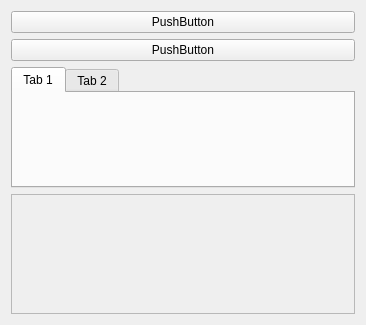
<?xml version="1.0" encoding="UTF-8"?>
<ui version="4.0">
 <class>Container_01Class</class>
 <widget class="QWidget" name="Container_01Class">
  <property name="geometry">
   <rect>
    <x>0</x>
    <y>0</y>
    <width>366</width>
    <height>325</height>
   </rect>
  </property>
  <property name="windowTitle">
   <string>Container_01Class</string>
  </property>
  <layout class="QVBoxLayout" name="verticalLayout">
   <item>
    <widget class="QPushButton" name="pushButton">
     <property name="text">
      <string>PushButton</string>
     </property>
    </widget>
   </item>
   <item>
    <widget class="QPushButton" name="pushButton_2">
     <property name="text">
      <string>PushButton</string>
     </property>
    </widget>
   </item>
   <item>
    <widget class="QTabWidget" name="tabWidget">
     <widget class="QWidget" name="tab">
      <attribute name="title">
       <string>Tab 1</string>
      </attribute>
     </widget>
     <widget class="QWidget" name="tab_2">
      <attribute name="title">
       <string>Tab 2</string>
      </attribute>
     </widget>
    </widget>
   </item>
   <item>
    <widget class="QScrollArea" name="scrollArea">
     <property name="widgetResizable">
      <bool>true</bool>
     </property>
     <widget class="QWidget" name="scrollAreaWidgetContents">
      <property name="geometry">
       <rect>
        <x>0</x>
        <y>0</y>
        <width>346</width>
        <height>119</height>
       </rect>
      </property>
     </widget>
    </widget>
   </item>
  </layout>
 </widget>
 <layoutdefault spacing="6" margin="11"/>
 <resources/>
 <connections/>
</ui>
